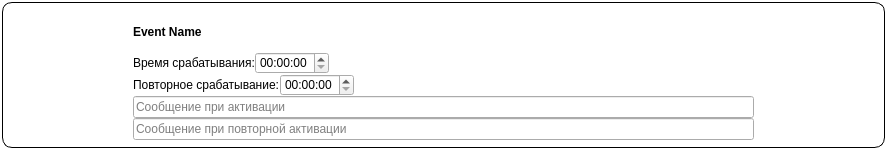
<?xml version="1.0" encoding="UTF-8"?>
<ui version="4.0">
 <class>uilistitem</class>
 <widget class="QWidget" name="uilistitem">
  <property name="enabled">
   <bool>true</bool>
  </property>
  <property name="geometry">
   <rect>
    <x>0</x>
    <y>0</y>
    <width>887</width>
    <height>150</height>
   </rect>
  </property>
  <property name="sizePolicy">
   <sizepolicy hsizetype="Expanding" vsizetype="Fixed">
    <horstretch>0</horstretch>
    <verstretch>0</verstretch>
   </sizepolicy>
  </property>
  <property name="minimumSize">
   <size>
    <width>0</width>
    <height>150</height>
   </size>
  </property>
  <property name="maximumSize">
   <size>
    <width>16777215</width>
    <height>150</height>
   </size>
  </property>
  <property name="palette">
   <palette>
    <active>
     <colorrole role="WindowText">
      <brush brushstyle="SolidPattern">
       <color alpha="255">
        <red>0</red>
        <green>0</green>
        <blue>0</blue>
       </color>
      </brush>
     </colorrole>
     <colorrole role="Button">
      <brush brushstyle="SolidPattern">
       <color alpha="255">
        <red>255</red>
        <green>255</green>
        <blue>255</blue>
       </color>
      </brush>
     </colorrole>
     <colorrole role="Light">
      <brush brushstyle="SolidPattern">
       <color alpha="255">
        <red>255</red>
        <green>255</green>
        <blue>255</blue>
       </color>
      </brush>
     </colorrole>
     <colorrole role="Midlight">
      <brush brushstyle="SolidPattern">
       <color alpha="255">
        <red>255</red>
        <green>255</green>
        <blue>255</blue>
       </color>
      </brush>
     </colorrole>
     <colorrole role="Dark">
      <brush brushstyle="SolidPattern">
       <color alpha="255">
        <red>127</red>
        <green>127</green>
        <blue>127</blue>
       </color>
      </brush>
     </colorrole>
     <colorrole role="Mid">
      <brush brushstyle="SolidPattern">
       <color alpha="255">
        <red>170</red>
        <green>170</green>
        <blue>170</blue>
       </color>
      </brush>
     </colorrole>
     <colorrole role="Text">
      <brush brushstyle="SolidPattern">
       <color alpha="255">
        <red>0</red>
        <green>0</green>
        <blue>0</blue>
       </color>
      </brush>
     </colorrole>
     <colorrole role="BrightText">
      <brush brushstyle="SolidPattern">
       <color alpha="255">
        <red>255</red>
        <green>255</green>
        <blue>255</blue>
       </color>
      </brush>
     </colorrole>
     <colorrole role="ButtonText">
      <brush brushstyle="SolidPattern">
       <color alpha="255">
        <red>0</red>
        <green>0</green>
        <blue>0</blue>
       </color>
      </brush>
     </colorrole>
     <colorrole role="Base">
      <brush brushstyle="SolidPattern">
       <color alpha="255">
        <red>255</red>
        <green>255</green>
        <blue>255</blue>
       </color>
      </brush>
     </colorrole>
     <colorrole role="Window">
      <brush brushstyle="SolidPattern">
       <color alpha="255">
        <red>255</red>
        <green>255</green>
        <blue>255</blue>
       </color>
      </brush>
     </colorrole>
     <colorrole role="Shadow">
      <brush brushstyle="SolidPattern">
       <color alpha="255">
        <red>0</red>
        <green>0</green>
        <blue>0</blue>
       </color>
      </brush>
     </colorrole>
     <colorrole role="AlternateBase">
      <brush brushstyle="SolidPattern">
       <color alpha="255">
        <red>255</red>
        <green>255</green>
        <blue>255</blue>
       </color>
      </brush>
     </colorrole>
     <colorrole role="ToolTipBase">
      <brush brushstyle="SolidPattern">
       <color alpha="255">
        <red>255</red>
        <green>255</green>
        <blue>220</blue>
       </color>
      </brush>
     </colorrole>
     <colorrole role="ToolTipText">
      <brush brushstyle="SolidPattern">
       <color alpha="255">
        <red>0</red>
        <green>0</green>
        <blue>0</blue>
       </color>
      </brush>
     </colorrole>
    </active>
    <inactive>
     <colorrole role="WindowText">
      <brush brushstyle="SolidPattern">
       <color alpha="255">
        <red>0</red>
        <green>0</green>
        <blue>0</blue>
       </color>
      </brush>
     </colorrole>
     <colorrole role="Button">
      <brush brushstyle="SolidPattern">
       <color alpha="255">
        <red>255</red>
        <green>255</green>
        <blue>255</blue>
       </color>
      </brush>
     </colorrole>
     <colorrole role="Light">
      <brush brushstyle="SolidPattern">
       <color alpha="255">
        <red>255</red>
        <green>255</green>
        <blue>255</blue>
       </color>
      </brush>
     </colorrole>
     <colorrole role="Midlight">
      <brush brushstyle="SolidPattern">
       <color alpha="255">
        <red>255</red>
        <green>255</green>
        <blue>255</blue>
       </color>
      </brush>
     </colorrole>
     <colorrole role="Dark">
      <brush brushstyle="SolidPattern">
       <color alpha="255">
        <red>127</red>
        <green>127</green>
        <blue>127</blue>
       </color>
      </brush>
     </colorrole>
     <colorrole role="Mid">
      <brush brushstyle="SolidPattern">
       <color alpha="255">
        <red>170</red>
        <green>170</green>
        <blue>170</blue>
       </color>
      </brush>
     </colorrole>
     <colorrole role="Text">
      <brush brushstyle="SolidPattern">
       <color alpha="255">
        <red>0</red>
        <green>0</green>
        <blue>0</blue>
       </color>
      </brush>
     </colorrole>
     <colorrole role="BrightText">
      <brush brushstyle="SolidPattern">
       <color alpha="255">
        <red>255</red>
        <green>255</green>
        <blue>255</blue>
       </color>
      </brush>
     </colorrole>
     <colorrole role="ButtonText">
      <brush brushstyle="SolidPattern">
       <color alpha="255">
        <red>0</red>
        <green>0</green>
        <blue>0</blue>
       </color>
      </brush>
     </colorrole>
     <colorrole role="Base">
      <brush brushstyle="SolidPattern">
       <color alpha="255">
        <red>255</red>
        <green>255</green>
        <blue>255</blue>
       </color>
      </brush>
     </colorrole>
     <colorrole role="Window">
      <brush brushstyle="SolidPattern">
       <color alpha="255">
        <red>255</red>
        <green>255</green>
        <blue>255</blue>
       </color>
      </brush>
     </colorrole>
     <colorrole role="Shadow">
      <brush brushstyle="SolidPattern">
       <color alpha="255">
        <red>0</red>
        <green>0</green>
        <blue>0</blue>
       </color>
      </brush>
     </colorrole>
     <colorrole role="AlternateBase">
      <brush brushstyle="SolidPattern">
       <color alpha="255">
        <red>255</red>
        <green>255</green>
        <blue>255</blue>
       </color>
      </brush>
     </colorrole>
     <colorrole role="ToolTipBase">
      <brush brushstyle="SolidPattern">
       <color alpha="255">
        <red>255</red>
        <green>255</green>
        <blue>220</blue>
       </color>
      </brush>
     </colorrole>
     <colorrole role="ToolTipText">
      <brush brushstyle="SolidPattern">
       <color alpha="255">
        <red>0</red>
        <green>0</green>
        <blue>0</blue>
       </color>
      </brush>
     </colorrole>
    </inactive>
    <disabled>
     <colorrole role="WindowText">
      <brush brushstyle="SolidPattern">
       <color alpha="255">
        <red>127</red>
        <green>127</green>
        <blue>127</blue>
       </color>
      </brush>
     </colorrole>
     <colorrole role="Button">
      <brush brushstyle="SolidPattern">
       <color alpha="255">
        <red>255</red>
        <green>255</green>
        <blue>255</blue>
       </color>
      </brush>
     </colorrole>
     <colorrole role="Light">
      <brush brushstyle="SolidPattern">
       <color alpha="255">
        <red>255</red>
        <green>255</green>
        <blue>255</blue>
       </color>
      </brush>
     </colorrole>
     <colorrole role="Midlight">
      <brush brushstyle="SolidPattern">
       <color alpha="255">
        <red>255</red>
        <green>255</green>
        <blue>255</blue>
       </color>
      </brush>
     </colorrole>
     <colorrole role="Dark">
      <brush brushstyle="SolidPattern">
       <color alpha="255">
        <red>127</red>
        <green>127</green>
        <blue>127</blue>
       </color>
      </brush>
     </colorrole>
     <colorrole role="Mid">
      <brush brushstyle="SolidPattern">
       <color alpha="255">
        <red>170</red>
        <green>170</green>
        <blue>170</blue>
       </color>
      </brush>
     </colorrole>
     <colorrole role="Text">
      <brush brushstyle="SolidPattern">
       <color alpha="255">
        <red>127</red>
        <green>127</green>
        <blue>127</blue>
       </color>
      </brush>
     </colorrole>
     <colorrole role="BrightText">
      <brush brushstyle="SolidPattern">
       <color alpha="255">
        <red>255</red>
        <green>255</green>
        <blue>255</blue>
       </color>
      </brush>
     </colorrole>
     <colorrole role="ButtonText">
      <brush brushstyle="SolidPattern">
       <color alpha="255">
        <red>127</red>
        <green>127</green>
        <blue>127</blue>
       </color>
      </brush>
     </colorrole>
     <colorrole role="Base">
      <brush brushstyle="SolidPattern">
       <color alpha="255">
        <red>255</red>
        <green>255</green>
        <blue>255</blue>
       </color>
      </brush>
     </colorrole>
     <colorrole role="Window">
      <brush brushstyle="SolidPattern">
       <color alpha="255">
        <red>255</red>
        <green>255</green>
        <blue>255</blue>
       </color>
      </brush>
     </colorrole>
     <colorrole role="Shadow">
      <brush brushstyle="SolidPattern">
       <color alpha="255">
        <red>0</red>
        <green>0</green>
        <blue>0</blue>
       </color>
      </brush>
     </colorrole>
     <colorrole role="AlternateBase">
      <brush brushstyle="SolidPattern">
       <color alpha="255">
        <red>255</red>
        <green>255</green>
        <blue>255</blue>
       </color>
      </brush>
     </colorrole>
     <colorrole role="ToolTipBase">
      <brush brushstyle="SolidPattern">
       <color alpha="255">
        <red>255</red>
        <green>255</green>
        <blue>220</blue>
       </color>
      </brush>
     </colorrole>
     <colorrole role="ToolTipText">
      <brush brushstyle="SolidPattern">
       <color alpha="255">
        <red>0</red>
        <green>0</green>
        <blue>0</blue>
       </color>
      </brush>
     </colorrole>
    </disabled>
   </palette>
  </property>
  <property name="windowTitle">
   <string>Form</string>
  </property>
  <property name="autoFillBackground">
   <bool>false</bool>
  </property>
  <property name="styleSheet">
   <string notr="true"/>
  </property>
  <layout class="QGridLayout" name="gridLayout">
   <property name="leftMargin">
    <number>2</number>
   </property>
   <property name="topMargin">
    <number>2</number>
   </property>
   <property name="rightMargin">
    <number>2</number>
   </property>
   <property name="bottomMargin">
    <number>2</number>
   </property>
   <property name="spacing">
    <number>0</number>
   </property>
   <item row="0" column="0">
    <widget class="QGroupBox" name="groupBox">
     <property name="styleSheet">
      <string notr="true">QGroupBox#groupBox {
	background-color: white;
	border-style: outset;
    border-width: 1px;
    border-radius: 10px;
    border-color: black;
    min-width: 10em;
    padding: 3px;
}</string>
     </property>
     <property name="title">
      <string/>
     </property>
     <property name="flat">
      <bool>false</bool>
     </property>
     <property name="checkable">
      <bool>false</bool>
     </property>
     <layout class="QGridLayout" name="gridLayout_2">
      <property name="leftMargin">
       <number>0</number>
      </property>
      <property name="topMargin">
       <number>0</number>
      </property>
      <property name="rightMargin">
       <number>0</number>
      </property>
      <property name="bottomMargin">
       <number>0</number>
      </property>
      <property name="spacing">
       <number>0</number>
      </property>
      <item row="0" column="0">
       <widget class="QLabel" name="image">
        <property name="sizePolicy">
         <sizepolicy hsizetype="Fixed" vsizetype="Fixed">
          <horstretch>0</horstretch>
          <verstretch>0</verstretch>
         </sizepolicy>
        </property>
        <property name="minimumSize">
         <size>
          <width>128</width>
          <height>128</height>
         </size>
        </property>
        <property name="maximumSize">
         <size>
          <width>128</width>
          <height>128</height>
         </size>
        </property>
        <property name="text">
         <string/>
        </property>
        <property name="pixmap">
         <pixmap resource="img.qrc">:/icon/seeting.png</pixmap>
        </property>
        <property name="scaledContents">
         <bool>true</bool>
        </property>
       </widget>
      </item>
      <item row="0" column="3">
       <widget class="QToolButton" name="checkButton">
        <property name="minimumSize">
         <size>
          <width>128</width>
          <height>128</height>
         </size>
        </property>
        <property name="maximumSize">
         <size>
          <width>128</width>
          <height>128</height>
         </size>
        </property>
        <property name="palette">
         <palette>
          <active>
           <colorrole role="Button">
            <brush brushstyle="SolidPattern">
             <color alpha="255">
              <red>255</red>
              <green>255</green>
              <blue>255</blue>
             </color>
            </brush>
           </colorrole>
           <colorrole role="Base">
            <brush brushstyle="SolidPattern">
             <color alpha="255">
              <red>255</red>
              <green>255</green>
              <blue>255</blue>
             </color>
            </brush>
           </colorrole>
           <colorrole role="Window">
            <brush brushstyle="SolidPattern">
             <color alpha="255">
              <red>255</red>
              <green>255</green>
              <blue>255</blue>
             </color>
            </brush>
           </colorrole>
          </active>
          <inactive>
           <colorrole role="Button">
            <brush brushstyle="SolidPattern">
             <color alpha="255">
              <red>255</red>
              <green>255</green>
              <blue>255</blue>
             </color>
            </brush>
           </colorrole>
           <colorrole role="Base">
            <brush brushstyle="SolidPattern">
             <color alpha="255">
              <red>255</red>
              <green>255</green>
              <blue>255</blue>
             </color>
            </brush>
           </colorrole>
           <colorrole role="Window">
            <brush brushstyle="SolidPattern">
             <color alpha="255">
              <red>255</red>
              <green>255</green>
              <blue>255</blue>
             </color>
            </brush>
           </colorrole>
          </inactive>
          <disabled>
           <colorrole role="Button">
            <brush brushstyle="SolidPattern">
             <color alpha="255">
              <red>255</red>
              <green>255</green>
              <blue>255</blue>
             </color>
            </brush>
           </colorrole>
           <colorrole role="Base">
            <brush brushstyle="SolidPattern">
             <color alpha="255">
              <red>255</red>
              <green>255</green>
              <blue>255</blue>
             </color>
            </brush>
           </colorrole>
           <colorrole role="Window">
            <brush brushstyle="SolidPattern">
             <color alpha="255">
              <red>255</red>
              <green>255</green>
              <blue>255</blue>
             </color>
            </brush>
           </colorrole>
          </disabled>
         </palette>
        </property>
        <property name="autoFillBackground">
         <bool>true</bool>
        </property>
        <property name="styleSheet">
         <string notr="true">QToolButton#checkButton {
	background-color: white
}</string>
        </property>
        <property name="text">
         <string/>
        </property>
        <property name="icon">
         <iconset resource="img.qrc">
          <normaloff>:/icon/sign-error.png</normaloff>:/icon/sign-error.png</iconset>
        </property>
        <property name="iconSize">
         <size>
          <width>128</width>
          <height>128</height>
         </size>
        </property>
        <property name="popupMode">
         <enum>QToolButton::InstantPopup</enum>
        </property>
        <property name="autoRaise">
         <bool>true</bool>
        </property>
       </widget>
      </item>
      <item row="0" column="2">
       <layout class="QVBoxLayout" name="verticalLayout">
        <item>
         <widget class="QLabel" name="eventName">
          <property name="font">
           <font>
            <weight>75</weight>
            <bold>true</bold>
           </font>
          </property>
          <property name="text">
           <string>Event Name</string>
          </property>
         </widget>
        </item>
        <item>
         <layout class="QHBoxLayout" name="horizontalLayout">
          <item>
           <widget class="QLabel" name="label">
            <property name="text">
             <string>Время срабатывания:</string>
            </property>
           </widget>
          </item>
          <item>
           <widget class="QTimeEdit" name="eventTime"/>
          </item>
          <item>
           <spacer name="horizontalSpacer_2">
            <property name="orientation">
             <enum>Qt::Horizontal</enum>
            </property>
            <property name="sizeHint" stdset="0">
             <size>
              <width>40</width>
              <height>20</height>
             </size>
            </property>
           </spacer>
          </item>
         </layout>
        </item>
        <item>
         <layout class="QHBoxLayout" name="horizontalLayout_2">
          <item>
           <widget class="QLabel" name="label_2">
            <property name="text">
             <string>Повторное срабатывание:</string>
            </property>
           </widget>
          </item>
          <item>
           <widget class="QTimeEdit" name="repeatTime"/>
          </item>
          <item>
           <spacer name="horizontalSpacer">
            <property name="orientation">
             <enum>Qt::Horizontal</enum>
            </property>
            <property name="sizeHint" stdset="0">
             <size>
              <width>40</width>
              <height>20</height>
             </size>
            </property>
           </spacer>
          </item>
         </layout>
        </item>
        <item>
         <widget class="QLineEdit" name="textMessage">
          <property name="text">
           <string/>
          </property>
          <property name="placeholderText">
           <string>Сообщение при активации</string>
          </property>
         </widget>
        </item>
        <item>
         <widget class="QLineEdit" name="repeatTextMessage">
          <property name="text">
           <string/>
          </property>
          <property name="placeholderText">
           <string>Сообщение при повторной активации</string>
          </property>
         </widget>
        </item>
       </layout>
      </item>
     </layout>
    </widget>
   </item>
  </layout>
 </widget>
 <resources>
  <include location="img.qrc"/>
 </resources>
 <connections/>
</ui>
